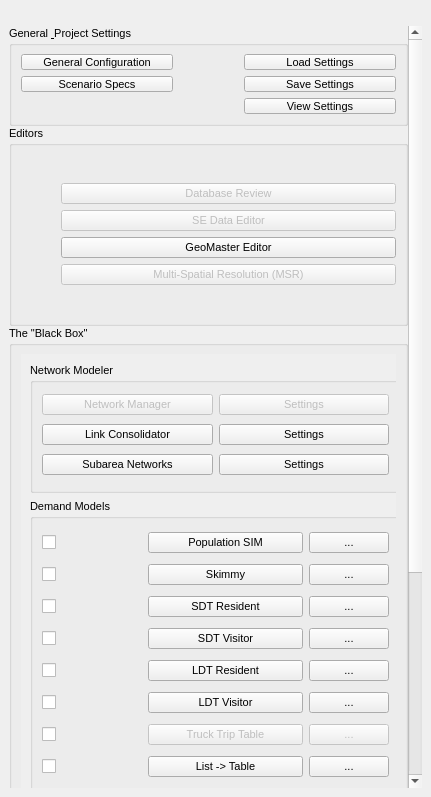
<?xml version="1.0" encoding="UTF-8"?>
<ui version="4.0">
 <class>DockWidget</class>
 <widget class="QDockWidget" name="DockWidget">
  <property name="geometry">
   <rect>
    <x>0</x>
    <y>0</y>
    <width>431</width>
    <height>797</height>
   </rect>
  </property>
  <property name="font">
   <font>
    <family>Arial Black</family>
    <pointsize>6</pointsize>
    <weight>75</weight>
    <bold>true</bold>
   </font>
  </property>
  <property name="windowTitle">
   <string>TSM 5.0</string>
  </property>
  <widget class="QWidget" name="dockWidgetContents">
   <layout class="QGridLayout" name="gridLayout">
    <item row="1" column="0">
     <widget class="QScrollArea" name="scrollArea">
      <property name="font">
       <font>
        <family>Arial</family>
        <pointsize>8</pointsize>
        <weight>50</weight>
        <bold>false</bold>
       </font>
      </property>
      <property name="frameShape">
       <enum>QFrame::NoFrame</enum>
      </property>
      <property name="widgetResizable">
       <bool>true</bool>
      </property>
      <widget class="QWidget" name="scrollAreaWidgetContents">
       <property name="geometry">
        <rect>
         <x>0</x>
         <y>-350</y>
         <width>396</width>
         <height>1050</height>
        </rect>
       </property>
       <layout class="QVBoxLayout" name="verticalLayout_2">
        <property name="spacing">
         <number>0</number>
        </property>
        <property name="leftMargin">
         <number>0</number>
        </property>
        <property name="topMargin">
         <number>0</number>
        </property>
        <property name="rightMargin">
         <number>0</number>
        </property>
        <property name="bottomMargin">
         <number>0</number>
        </property>
        <item>
         <widget class="QFrame" name="frame">
          <property name="frameShape">
           <enum>QFrame::NoFrame</enum>
          </property>
          <property name="frameShadow">
           <enum>QFrame::Raised</enum>
          </property>
          <layout class="QVBoxLayout" name="verticalLayout_21">
           <property name="spacing">
            <number>0</number>
           </property>
           <property name="leftMargin">
            <number>0</number>
           </property>
           <property name="topMargin">
            <number>0</number>
           </property>
           <property name="rightMargin">
            <number>0</number>
           </property>
           <property name="bottomMargin">
            <number>0</number>
           </property>
           <item>
            <widget class="QgsCollapsibleGroupBox" name="Step1_Settings">
             <property name="minimumSize">
              <size>
               <width>300</width>
               <height>100</height>
              </size>
             </property>
             <property name="title">
              <string>General &amp; Project Settings</string>
             </property>
             <property name="scrollOnExpand">
              <bool>true</bool>
             </property>
             <layout class="QGridLayout" name="gridLayout_16">
              <item row="2" column="0">
               <widget class="QPushButton" name="pushButton_ProjectSettings">
                <property name="text">
                 <string>Scenario Specs</string>
                </property>
               </widget>
              </item>
              <item row="1" column="1">
               <spacer name="horizontalSpacer_11">
                <property name="orientation">
                 <enum>Qt::Horizontal</enum>
                </property>
                <property name="sizeType">
                 <enum>QSizePolicy::Fixed</enum>
                </property>
                <property name="sizeHint" stdset="0">
                 <size>
                  <width>65</width>
                  <height>20</height>
                 </size>
                </property>
               </spacer>
              </item>
              <item row="1" column="2">
               <widget class="QPushButton" name="pushButton_loadSettings">
                <property name="text">
                 <string>Load Settings</string>
                </property>
               </widget>
              </item>
              <item row="1" column="0">
               <widget class="QPushButton" name="pushButton_GenPrjSetting">
                <property name="text">
                 <string>General Configuration</string>
                </property>
               </widget>
              </item>
              <item row="2" column="2">
               <widget class="QPushButton" name="pushButton_saveSettings">
                <property name="text">
                 <string>Save Settings</string>
                </property>
               </widget>
              </item>
              <item row="2" column="1">
               <spacer name="horizontalSpacer_12">
                <property name="orientation">
                 <enum>Qt::Horizontal</enum>
                </property>
                <property name="sizeType">
                 <enum>QSizePolicy::Fixed</enum>
                </property>
                <property name="sizeHint" stdset="0">
                 <size>
                  <width>65</width>
                  <height>20</height>
                 </size>
                </property>
               </spacer>
              </item>
              <item row="3" column="2">
               <widget class="QPushButton" name="pushButton_ViewSettings">
                <property name="text">
                 <string>View Settings</string>
                </property>
               </widget>
              </item>
             </layout>
            </widget>
           </item>
           <item>
            <widget class="QgsCollapsibleGroupBox" name="Step_2_Editors">
             <property name="sizePolicy">
              <sizepolicy hsizetype="Expanding" vsizetype="Fixed">
               <horstretch>0</horstretch>
               <verstretch>0</verstretch>
              </sizepolicy>
             </property>
             <property name="minimumSize">
              <size>
               <width>300</width>
               <height>200</height>
              </size>
             </property>
             <property name="title">
              <string>Editors</string>
             </property>
             <layout class="QVBoxLayout" name="verticalLayout_23">
              <item>
               <layout class="QGridLayout" name="gridLayout_15">
                <item row="2" column="1">
                 <widget class="QPushButton" name="pushButton_UpdateLinkNodeAttr">
                  <property name="text">
                   <string>GeoMaster Editor</string>
                  </property>
                 </widget>
                </item>
                <item row="0" column="1">
                 <widget class="QPushButton" name="pushButton_103">
                  <property name="enabled">
                   <bool>false</bool>
                  </property>
                  <property name="text">
                   <string>Database Review</string>
                  </property>
                 </widget>
                </item>
                <item row="0" column="0">
                 <spacer name="horizontalSpacer_9">
                  <property name="orientation">
                   <enum>Qt::Horizontal</enum>
                  </property>
                  <property name="sizeType">
                   <enum>QSizePolicy::Fixed</enum>
                  </property>
                  <property name="sizeHint" stdset="0">
                   <size>
                    <width>40</width>
                    <height>20</height>
                   </size>
                  </property>
                 </spacer>
                </item>
                <item row="3" column="1">
                 <widget class="QPushButton" name="pushButton_MSR">
                  <property name="enabled">
                   <bool>false</bool>
                  </property>
                  <property name="text">
                   <string>Multi-Spatial Resolution (MSR)</string>
                  </property>
                 </widget>
                </item>
                <item row="1" column="1">
                 <widget class="QPushButton" name="pushButton_104">
                  <property name="enabled">
                   <bool>false</bool>
                  </property>
                  <property name="text">
                   <string>SE Data Editor</string>
                  </property>
                 </widget>
                </item>
               </layout>
              </item>
             </layout>
            </widget>
           </item>
           <item>
            <widget class="QgsCollapsibleGroupBox" name="Step3__Blackbox">
             <property name="sizePolicy">
              <sizepolicy hsizetype="Preferred" vsizetype="Expanding">
               <horstretch>0</horstretch>
               <verstretch>0</verstretch>
              </sizepolicy>
             </property>
             <property name="minimumSize">
              <size>
               <width>300</width>
               <height>650</height>
              </size>
             </property>
             <property name="title">
              <string>The &quot;Black Box&quot;</string>
             </property>
             <layout class="QGridLayout" name="gridLayout_3">
              <item row="0" column="0">
               <widget class="QScrollArea" name="scrollArea_2">
                <property name="minimumSize">
                 <size>
                  <width>0</width>
                  <height>0</height>
                 </size>
                </property>
                <property name="font">
                 <font>
                  <family>Arial</family>
                  <pointsize>8</pointsize>
                  <weight>50</weight>
                  <bold>false</bold>
                 </font>
                </property>
                <property name="frameShape">
                 <enum>QFrame::NoFrame</enum>
                </property>
                <property name="widgetResizable">
                 <bool>true</bool>
                </property>
                <widget class="QWidget" name="scrollAreaWidgetContents_4">
                 <property name="geometry">
                  <rect>
                   <x>0</x>
                   <y>0</y>
                   <width>376</width>
                   <height>616</height>
                  </rect>
                 </property>
                 <widget class="QgsCollapsibleGroupBox" name="mGroupBox_NetModel_3">
                  <property name="geometry">
                   <rect>
                    <x>9</x>
                    <y>9</y>
                    <width>371</width>
                    <height>130</height>
                   </rect>
                  </property>
                  <property name="sizePolicy">
                   <sizepolicy hsizetype="Expanding" vsizetype="Fixed">
                    <horstretch>0</horstretch>
                    <verstretch>0</verstretch>
                   </sizepolicy>
                  </property>
                  <property name="minimumSize">
                   <size>
                    <width>0</width>
                    <height>130</height>
                   </size>
                  </property>
                  <property name="font">
                   <font>
                    <family>MS Shell Dlg 2</family>
                    <pointsize>8</pointsize>
                    <weight>50</weight>
                    <bold>false</bold>
                   </font>
                  </property>
                  <property name="autoFillBackground">
                   <bool>false</bool>
                  </property>
                  <property name="title">
                   <string>Network Modeler</string>
                  </property>
                  <property name="flat">
                   <bool>false</bool>
                  </property>
                  <layout class="QGridLayout" name="gridLayout_12">
                   <item row="1" column="1">
                    <widget class="QPushButton" name="pushButton_many2One">
                     <property name="font">
                      <font>
                       <family>MS Shell Dlg 2</family>
                       <pointsize>8</pointsize>
                       <weight>50</weight>
                       <bold>false</bold>
                      </font>
                     </property>
                     <property name="text">
                      <string>Settings</string>
                     </property>
                    </widget>
                   </item>
                   <item row="1" column="0">
                    <widget class="QPushButton" name="run_Many2One">
                     <property name="enabled">
                      <bool>true</bool>
                     </property>
                     <property name="text">
                      <string>Link Consolidator</string>
                     </property>
                    </widget>
                   </item>
                   <item row="0" column="1">
                    <widget class="QPushButton" name="pushButton_79">
                     <property name="enabled">
                      <bool>false</bool>
                     </property>
                     <property name="font">
                      <font>
                       <family>MS Shell Dlg 2</family>
                       <pointsize>8</pointsize>
                       <weight>50</weight>
                       <bold>false</bold>
                      </font>
                     </property>
                     <property name="text">
                      <string>Settings</string>
                     </property>
                    </widget>
                   </item>
                   <item row="0" column="0">
                    <widget class="QPushButton" name="pushButton_78">
                     <property name="enabled">
                      <bool>false</bool>
                     </property>
                     <property name="font">
                      <font>
                       <family>MS Shell Dlg 2</family>
                       <pointsize>8</pointsize>
                       <weight>50</weight>
                       <bold>false</bold>
                      </font>
                     </property>
                     <property name="text">
                      <string>Network Manager</string>
                     </property>
                    </widget>
                   </item>
                   <item row="2" column="1">
                    <widget class="QPushButton" name="pushButton_subareaExt">
                     <property name="font">
                      <font>
                       <family>MS Shell Dlg 2</family>
                       <pointsize>8</pointsize>
                       <weight>50</weight>
                       <bold>false</bold>
                      </font>
                     </property>
                     <property name="text">
                      <string>Settings</string>
                     </property>
                    </widget>
                   </item>
                   <item row="2" column="0">
                    <widget class="QPushButton" name="pushButton">
                     <property name="text">
                      <string>Subarea Networks</string>
                     </property>
                    </widget>
                   </item>
                  </layout>
                 </widget>
                 <widget class="QgsCollapsibleGroupBox" name="mGroupBox_Demand_3">
                  <property name="geometry">
                   <rect>
                    <x>9</x>
                    <y>145</y>
                    <width>371</width>
                    <height>300</height>
                   </rect>
                  </property>
                  <property name="sizePolicy">
                   <sizepolicy hsizetype="Expanding" vsizetype="Fixed">
                    <horstretch>0</horstretch>
                    <verstretch>0</verstretch>
                   </sizepolicy>
                  </property>
                  <property name="minimumSize">
                   <size>
                    <width>175</width>
                    <height>300</height>
                   </size>
                  </property>
                  <property name="title">
                   <string>Demand Models</string>
                  </property>
                  <layout class="QGridLayout" name="gridLayout_13">
                   <item row="10" column="4">
                    <widget class="QPushButton" name="pushButton_TripTable">
                     <property name="text">
                      <string>...</string>
                     </property>
                    </widget>
                   </item>
                   <item row="4" column="1">
                    <widget class="QLabel" name="label_Skimmy">
                     <property name="text">
                      <string/>
                     </property>
                    </widget>
                   </item>
                   <item row="6" column="0">
                    <widget class="QCheckBox" name="checkBox_SDTVis">
                     <property name="text">
                      <string/>
                     </property>
                    </widget>
                   </item>
                   <item row="5" column="1">
                    <widget class="QLabel" name="label_SDTRes">
                     <property name="text">
                      <string/>
                     </property>
                    </widget>
                   </item>
                   <item row="0" column="4">
                    <widget class="QPushButton" name="pushButton_PopSIMSettings">
                     <property name="text">
                      <string>...</string>
                     </property>
                    </widget>
                   </item>
                   <item row="6" column="1">
                    <widget class="QLabel" name="label_SDTVis">
                     <property name="text">
                      <string/>
                     </property>
                    </widget>
                   </item>
                   <item row="9" column="4">
                    <widget class="QPushButton" name="pushButton_TruckSettings">
                     <property name="enabled">
                      <bool>false</bool>
                     </property>
                     <property name="text">
                      <string>...</string>
                     </property>
                    </widget>
                   </item>
                   <item row="0" column="2" colspan="2">
                    <widget class="QPushButton" name="run_PopSIM">
                     <property name="font">
                      <font>
                       <family>MS Shell Dlg 2</family>
                       <pointsize>8</pointsize>
                       <weight>50</weight>
                       <bold>false</bold>
                      </font>
                     </property>
                     <property name="autoFillBackground">
                      <bool>false</bool>
                     </property>
                     <property name="text">
                      <string>Population SIM</string>
                     </property>
                    </widget>
                   </item>
                   <item row="4" column="2" colspan="2">
                    <widget class="QPushButton" name="run_Skimmy">
                     <property name="font">
                      <font>
                       <family>MS Shell Dlg 2</family>
                       <pointsize>8</pointsize>
                       <weight>50</weight>
                       <bold>false</bold>
                      </font>
                     </property>
                     <property name="autoFillBackground">
                      <bool>false</bool>
                     </property>
                     <property name="text">
                      <string>Skimmy</string>
                     </property>
                    </widget>
                   </item>
                   <item row="4" column="0">
                    <widget class="QCheckBox" name="checkBox_Skimmy">
                     <property name="text">
                      <string/>
                     </property>
                    </widget>
                   </item>
                   <item row="10" column="0">
                    <widget class="QCheckBox" name="checkBox_TripTable">
                     <property name="text">
                      <string/>
                     </property>
                    </widget>
                   </item>
                   <item row="5" column="4">
                    <widget class="QPushButton" name="pushButton_SDTResSettings">
                     <property name="text">
                      <string>...</string>
                     </property>
                    </widget>
                   </item>
                   <item row="4" column="4">
                    <widget class="QPushButton" name="pushButton_SkimmySetings">
                     <property name="text">
                      <string>...</string>
                     </property>
                    </widget>
                   </item>
                   <item row="5" column="0">
                    <widget class="QCheckBox" name="checkBox_SDTRes">
                     <property name="text">
                      <string/>
                     </property>
                    </widget>
                   </item>
                   <item row="6" column="4">
                    <widget class="QPushButton" name="pushButton_SDTVisSettings">
                     <property name="text">
                      <string>...</string>
                     </property>
                    </widget>
                   </item>
                   <item row="7" column="4">
                    <widget class="QPushButton" name="pushButton_LDTResSettings">
                     <property name="text">
                      <string>...</string>
                     </property>
                    </widget>
                   </item>
                   <item row="8" column="0">
                    <widget class="QCheckBox" name="checkBox_LDTVis">
                     <property name="text">
                      <string/>
                     </property>
                    </widget>
                   </item>
                   <item row="5" column="2" colspan="2">
                    <widget class="QPushButton" name="run_SDTRes">
                     <property name="font">
                      <font>
                       <family>MS Shell Dlg 2</family>
                       <pointsize>8</pointsize>
                       <weight>50</weight>
                       <bold>false</bold>
                      </font>
                     </property>
                     <property name="autoFillBackground">
                      <bool>false</bool>
                     </property>
                     <property name="text">
                      <string>SDT Resident</string>
                     </property>
                    </widget>
                   </item>
                   <item row="9" column="0">
                    <widget class="QCheckBox" name="checkBox_Truck">
                     <property name="text">
                      <string/>
                     </property>
                    </widget>
                   </item>
                   <item row="0" column="1">
                    <widget class="QLabel" name="label_PopSIM">
                     <property name="text">
                      <string/>
                     </property>
                    </widget>
                   </item>
                   <item row="7" column="0">
                    <widget class="QCheckBox" name="checkBox_LDTRes">
                     <property name="text">
                      <string/>
                     </property>
                    </widget>
                   </item>
                   <item row="0" column="0">
                    <widget class="QCheckBox" name="checkBox_PopSIM">
                     <property name="maximumSize">
                      <size>
                       <width>20</width>
                       <height>20</height>
                      </size>
                     </property>
                     <property name="text">
                      <string/>
                     </property>
                    </widget>
                   </item>
                   <item row="8" column="4">
                    <widget class="QPushButton" name="pushButton_LDTVisSettings">
                     <property name="text">
                      <string>...</string>
                     </property>
                    </widget>
                   </item>
                   <item row="6" column="2" colspan="2">
                    <widget class="QPushButton" name="run_SDTVis">
                     <property name="font">
                      <font>
                       <family>MS Shell Dlg 2</family>
                       <pointsize>8</pointsize>
                       <weight>50</weight>
                       <bold>false</bold>
                      </font>
                     </property>
                     <property name="autoFillBackground">
                      <bool>false</bool>
                     </property>
                     <property name="text">
                      <string>SDT Visitor</string>
                     </property>
                    </widget>
                   </item>
                   <item row="7" column="1">
                    <widget class="QLabel" name="label_LDTRes">
                     <property name="text">
                      <string/>
                     </property>
                    </widget>
                   </item>
                   <item row="7" column="2" colspan="2">
                    <widget class="QPushButton" name="run_LDTRes">
                     <property name="font">
                      <font>
                       <family>MS Shell Dlg 2</family>
                       <pointsize>8</pointsize>
                       <weight>50</weight>
                       <bold>false</bold>
                      </font>
                     </property>
                     <property name="autoFillBackground">
                      <bool>false</bool>
                     </property>
                     <property name="text">
                      <string>LDT Resident</string>
                     </property>
                    </widget>
                   </item>
                   <item row="8" column="1">
                    <widget class="QLabel" name="label_LDTVis">
                     <property name="text">
                      <string/>
                     </property>
                    </widget>
                   </item>
                   <item row="8" column="2" colspan="2">
                    <widget class="QPushButton" name="run_LDTVis">
                     <property name="font">
                      <font>
                       <family>MS Shell Dlg 2</family>
                       <pointsize>8</pointsize>
                       <weight>50</weight>
                       <bold>false</bold>
                      </font>
                     </property>
                     <property name="autoFillBackground">
                      <bool>false</bool>
                     </property>
                     <property name="text">
                      <string>LDT Visitor</string>
                     </property>
                    </widget>
                   </item>
                   <item row="9" column="1">
                    <widget class="QLabel" name="label_Truck">
                     <property name="text">
                      <string/>
                     </property>
                    </widget>
                   </item>
                   <item row="9" column="2" colspan="2">
                    <widget class="QPushButton" name="run_Truck">
                     <property name="enabled">
                      <bool>false</bool>
                     </property>
                     <property name="font">
                      <font>
                       <family>MS Shell Dlg 2</family>
                       <pointsize>8</pointsize>
                       <weight>50</weight>
                       <bold>false</bold>
                      </font>
                     </property>
                     <property name="autoFillBackground">
                      <bool>false</bool>
                     </property>
                     <property name="text">
                      <string>Truck Trip Table</string>
                     </property>
                    </widget>
                   </item>
                   <item row="10" column="1">
                    <widget class="QLabel" name="label_TripList">
                     <property name="text">
                      <string/>
                     </property>
                    </widget>
                   </item>
                   <item row="10" column="2" colspan="2">
                    <widget class="QPushButton" name="run_TripTable">
                     <property name="font">
                      <font>
                       <family>MS Shell Dlg 2</family>
                       <pointsize>8</pointsize>
                       <weight>50</weight>
                       <bold>false</bold>
                      </font>
                     </property>
                     <property name="autoFillBackground">
                      <bool>false</bool>
                     </property>
                     <property name="text">
                      <string>List -&gt; Table</string>
                     </property>
                    </widget>
                   </item>
                  </layout>
                 </widget>
                 <widget class="QgsCollapsibleGroupBox" name="mGroupBox_RouteCh_3">
                  <property name="geometry">
                   <rect>
                    <x>9</x>
                    <y>451</y>
                    <width>371</width>
                    <height>101</height>
                   </rect>
                  </property>
                  <property name="sizePolicy">
                   <sizepolicy hsizetype="Expanding" vsizetype="Fixed">
                    <horstretch>0</horstretch>
                    <verstretch>0</verstretch>
                   </sizepolicy>
                  </property>
                  <property name="minimumSize">
                   <size>
                    <width>261</width>
                    <height>100</height>
                   </size>
                  </property>
                  <property name="title">
                   <string>Route Choice Models</string>
                  </property>
                  <layout class="QGridLayout" name="gridLayout_2">
                   <item row="0" column="3">
                    <widget class="QPushButton" name="pushButton_TSM_AssignSettings">
                     <property name="sizePolicy">
                      <sizepolicy hsizetype="Fixed" vsizetype="Fixed">
                       <horstretch>0</horstretch>
                       <verstretch>0</verstretch>
                      </sizepolicy>
                     </property>
                     <property name="font">
                      <font>
                       <family>MS Shell Dlg 2</family>
                       <pointsize>8</pointsize>
                       <weight>50</weight>
                       <bold>false</bold>
                      </font>
                     </property>
                     <property name="text">
                      <string>...</string>
                     </property>
                    </widget>
                   </item>
                   <item row="1" column="2">
                    <widget class="QPushButton" name="run_SubAssign">
                     <property name="font">
                      <font>
                       <family>MS Shell Dlg 2</family>
                       <pointsize>8</pointsize>
                       <weight>50</weight>
                       <bold>false</bold>
                      </font>
                     </property>
                     <property name="autoFillBackground">
                      <bool>false</bool>
                     </property>
                     <property name="text">
                      <string>Subarea Assignment</string>
                     </property>
                    </widget>
                   </item>
                   <item row="1" column="1">
                    <widget class="QLabel" name="label_SubAssign">
                     <property name="sizePolicy">
                      <sizepolicy hsizetype="Fixed" vsizetype="Preferred">
                       <horstretch>0</horstretch>
                       <verstretch>0</verstretch>
                      </sizepolicy>
                     </property>
                     <property name="minimumSize">
                      <size>
                       <width>78</width>
                       <height>0</height>
                      </size>
                     </property>
                     <property name="text">
                      <string/>
                     </property>
                    </widget>
                   </item>
                   <item row="0" column="1">
                    <widget class="QLabel" name="label_TSMAssign">
                     <property name="sizePolicy">
                      <sizepolicy hsizetype="Fixed" vsizetype="Preferred">
                       <horstretch>0</horstretch>
                       <verstretch>0</verstretch>
                      </sizepolicy>
                     </property>
                     <property name="minimumSize">
                      <size>
                       <width>78</width>
                       <height>0</height>
                      </size>
                     </property>
                     <property name="text">
                      <string/>
                     </property>
                    </widget>
                   </item>
                   <item row="1" column="3">
                    <widget class="QPushButton" name="pushButton_SubAssignSettings">
                     <property name="font">
                      <font>
                       <family>MS Shell Dlg 2</family>
                       <pointsize>8</pointsize>
                       <weight>50</weight>
                       <bold>false</bold>
                      </font>
                     </property>
                     <property name="text">
                      <string>...</string>
                     </property>
                    </widget>
                   </item>
                   <item row="1" column="0">
                    <widget class="QCheckBox" name="checkBox_SubAssign">
                     <property name="sizePolicy">
                      <sizepolicy hsizetype="Fixed" vsizetype="Fixed">
                       <horstretch>0</horstretch>
                       <verstretch>0</verstretch>
                      </sizepolicy>
                     </property>
                     <property name="text">
                      <string/>
                     </property>
                    </widget>
                   </item>
                   <item row="0" column="0">
                    <widget class="QCheckBox" name="checkBox_TSMAssign">
                     <property name="sizePolicy">
                      <sizepolicy hsizetype="Fixed" vsizetype="Fixed">
                       <horstretch>0</horstretch>
                       <verstretch>0</verstretch>
                      </sizepolicy>
                     </property>
                     <property name="text">
                      <string/>
                     </property>
                    </widget>
                   </item>
                   <item row="0" column="2">
                    <widget class="QPushButton" name="run_TSMAssign">
                     <property name="font">
                      <font>
                       <family>MS Shell Dlg 2</family>
                       <pointsize>8</pointsize>
                       <weight>50</weight>
                       <bold>false</bold>
                      </font>
                     </property>
                     <property name="autoFillBackground">
                      <bool>false</bool>
                     </property>
                     <property name="text">
                      <string>TSM Assignment</string>
                     </property>
                    </widget>
                   </item>
                  </layout>
                 </widget>
                 <widget class="QWidget" name="">
                  <property name="geometry">
                   <rect>
                    <x>10</x>
                    <y>570</y>
                    <width>361</width>
                    <height>25</height>
                   </rect>
                  </property>
                  <layout class="QFormLayout" name="formLayout">
                   <item row="0" column="0">
                    <widget class="QPushButton" name="pushButton_ClearSelection">
                     <property name="text">
                      <string>Clear Status</string>
                     </property>
                    </widget>
                   </item>
                   <item row="0" column="1">
                    <widget class="QPushButton" name="pushButton_RunSelected">
                     <property name="text">
                      <string>Run TSM (Selected)</string>
                     </property>
                    </widget>
                   </item>
                  </layout>
                 </widget>
                </widget>
               </widget>
              </item>
             </layout>
            </widget>
           </item>
           <item>
            <widget class="QgsCollapsibleGroupBox" name="Step_4_Analyst">
             <property name="minimumSize">
              <size>
               <width>300</width>
               <height>100</height>
              </size>
             </property>
             <property name="title">
              <string>The &quot;Analyst&quot;</string>
             </property>
             <layout class="QVBoxLayout" name="verticalLayout_17">
              <item>
               <layout class="QGridLayout" name="gridLayout_11">
                <item row="0" column="0">
                 <widget class="QPushButton" name="pushButton_74">
                  <property name="autoFillBackground">
                   <bool>false</bool>
                  </property>
                  <property name="text">
                   <string>Summarization</string>
                  </property>
                 </widget>
                </item>
                <item row="0" column="1">
                 <widget class="QPushButton" name="pushButton_SummaryLoadedVolume">
                  <property name="text">
                   <string>properties</string>
                  </property>
                 </widget>
                </item>
                <item row="1" column="1">
                 <widget class="QPushButton" name="pushButton_76">
                  <property name="enabled">
                   <bool>false</bool>
                  </property>
                  <property name="text">
                   <string>properties</string>
                  </property>
                 </widget>
                </item>
                <item row="1" column="0">
                 <widget class="QPushButton" name="pushButton_77">
                  <property name="enabled">
                   <bool>false</bool>
                  </property>
                  <property name="autoFillBackground">
                   <bool>false</bool>
                  </property>
                  <property name="text">
                   <string>Visualizations</string>
                  </property>
                 </widget>
                </item>
               </layout>
              </item>
             </layout>
            </widget>
           </item>
          </layout>
         </widget>
        </item>
       </layout>
      </widget>
     </widget>
    </item>
    <item row="0" column="0">
     <widget class="QLabel" name="label">
      <property name="text">
       <string/>
      </property>
      <property name="pixmap">
       <pixmap resource="icons/tsm_banner.qrc">:/icons/TSM_GUI_Banner.png</pixmap>
      </property>
      <property name="scaledContents">
       <bool>true</bool>
      </property>
     </widget>
    </item>
   </layout>
  </widget>
 </widget>
 <customwidgets>
  <customwidget>
   <class>QgsCollapsibleGroupBox</class>
   <extends>QGroupBox</extends>
   <header>qgscollapsiblegroupbox.h</header>
   <container>1</container>
  </customwidget>
 </customwidgets>
 <resources>
  <include location="icons/tsm_banner.qrc"/>
 </resources>
 <connections/>
</ui>
